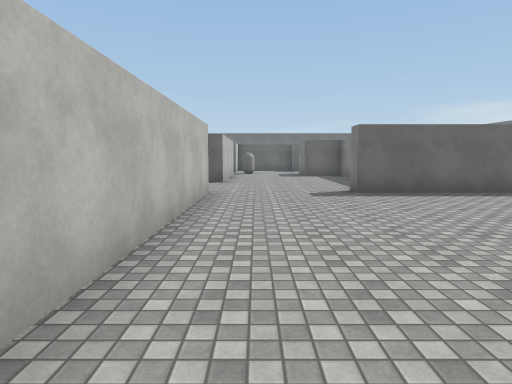
view 1 (above)

19 first-person views from a walk through a scene from a Unity 3-D project. The camera is 1.5 m above the floor, tilts 6° down and sees 75° across. The floor is counted in squares, 2 m on a side. Each view is taken from the middle of a square. On the plan, view 1 faces up. The plan holds only what a view shows up to about 11 squares ahead; the rest is blank. The player character is not drawn. Some animated figures are not drawn. Surface patterns are stand-ins for the level's own textures.

view 2
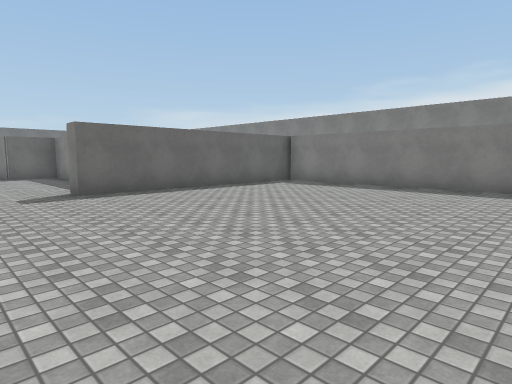

view 3
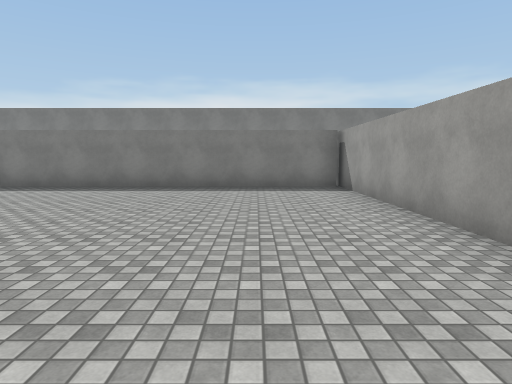

view 4
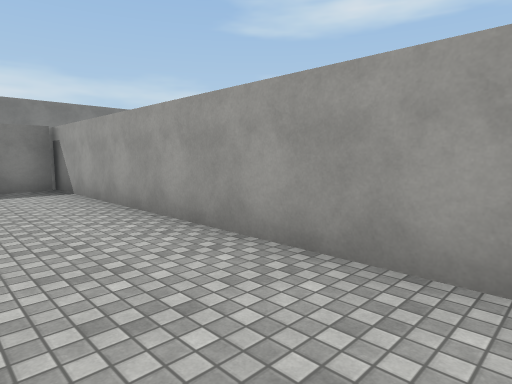

view 5
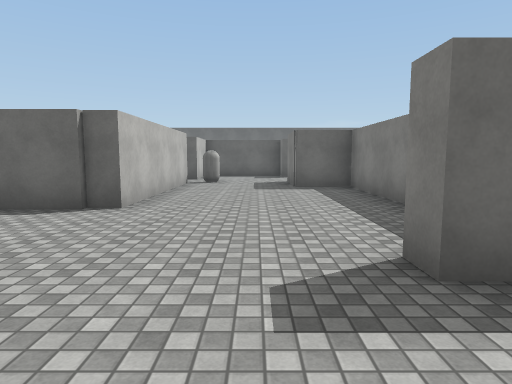

view 6
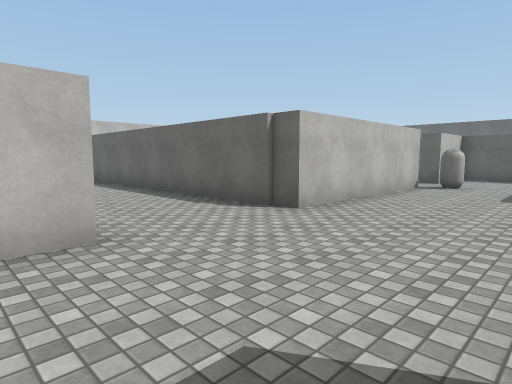

view 7
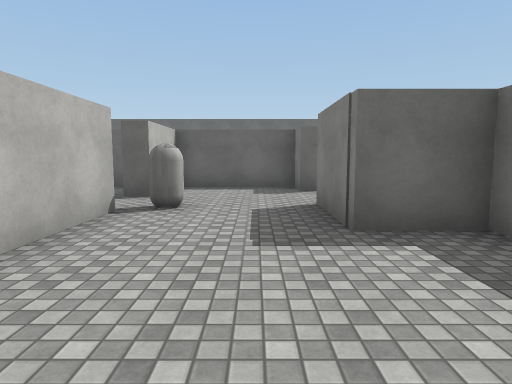

view 8
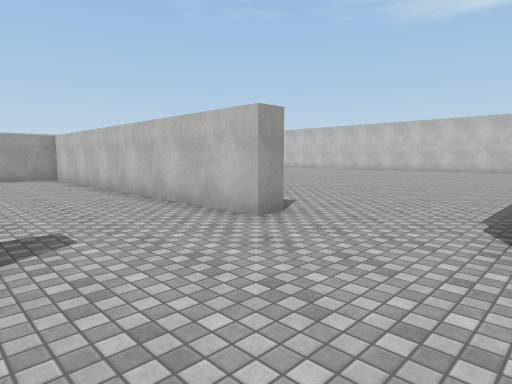

view 9
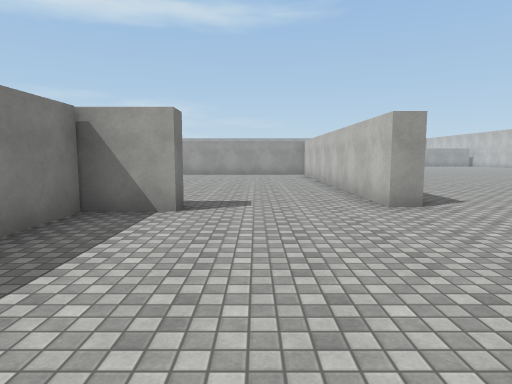

view 10
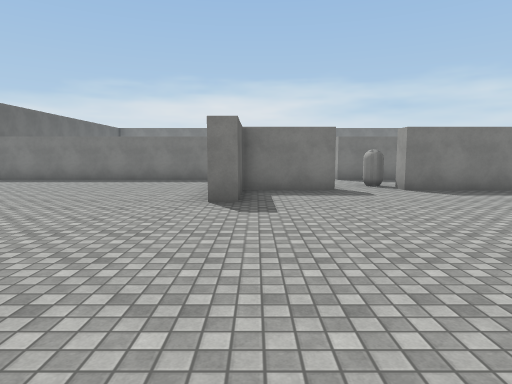

view 11
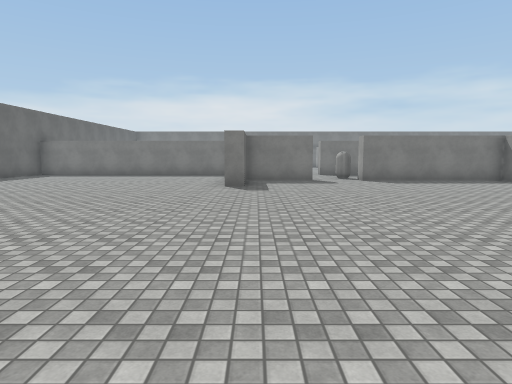

view 12
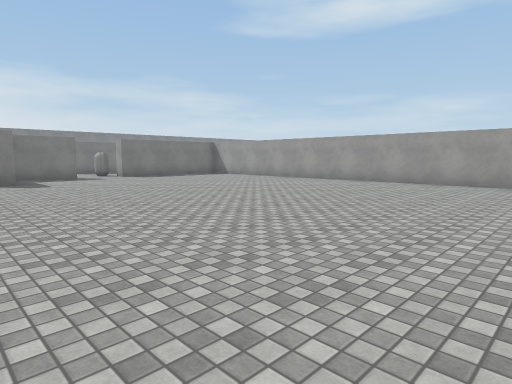

view 13
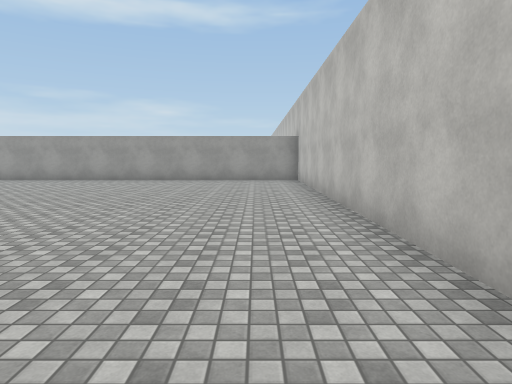

view 14
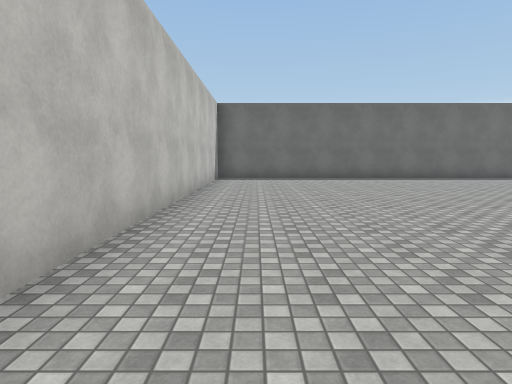

view 15
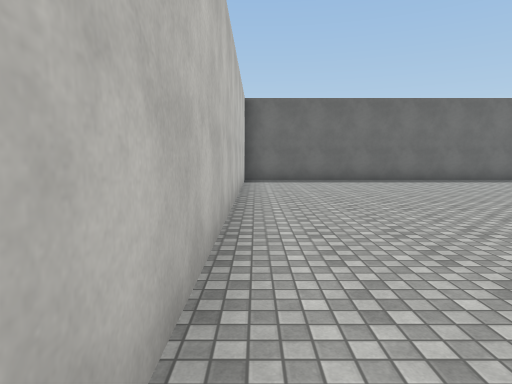

view 16
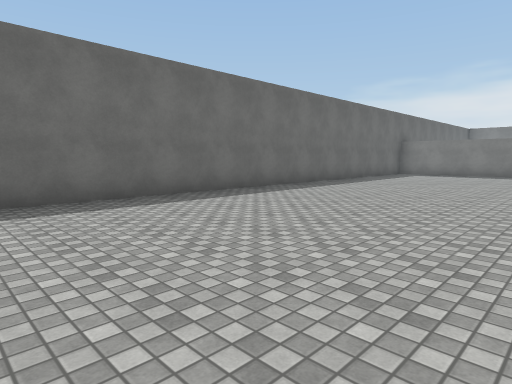

view 17
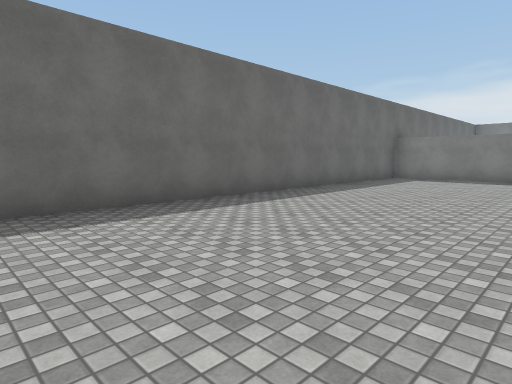

view 18
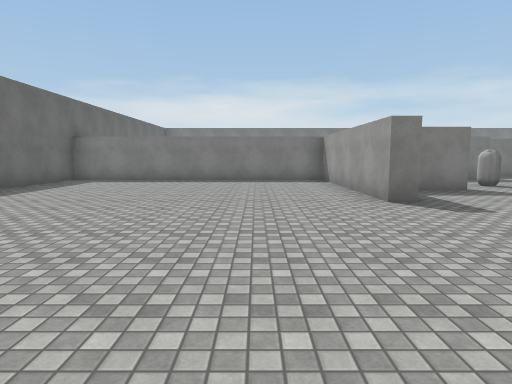

view 19
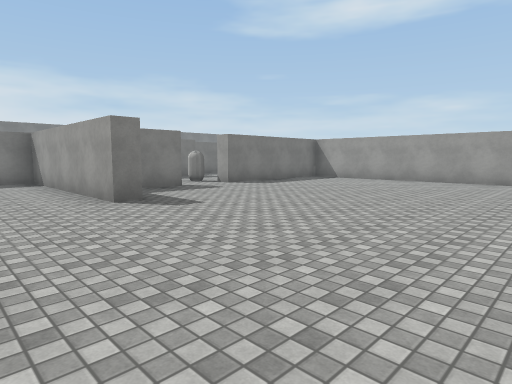

### Floor plan
Points are (right, up) in squares from view 1. A wall is a line through its corners. A room is listed if a view was taken in it or the views show most of it. See-through windows are left out.
Room 1 (views 1, 2, 3, 4, 5, 6, 7, 8, 9)
walls: (-1, 7) (-1, -1.9); (-1.1, -2.2) (9, -2.2); (8.4, -2.1) (8.4, 6.9) (2, 6.9) (2, 7.5) (3.4, 7.5) (3.4, 13.4) (2, 13.4); (-1, 12.4) (-1, 9.8)
ways out: opening at (0.5, 13.5) to room 3; opening at (-1, -2); opening at (-1, 8.5)
Room 2 (views 10, 11, 12, 13, 14, 15, 16, 17, 18, 19)
walls: (-0.9, 16.2) (-1.5, 16.2) (-1.5, 18.3) (-3.5, 18.3) (-3.5, 18.8) (2, 18.8) (2, 27) (-16.4, 27); (-1.5, 10.1) (-1.5, 14.6) (-1, 14.6); (-16.4, 26.2) (-16.4, 10.2) (-4.1, 10.2)
ways out: opening at (-1, 15.5) to room 3
Room 3 (no view inside)
walls: (2, 13.4) (2, 15.4); (-1, 14.6) (-1, 12.4); (2.4, 17.4) (2, 17.4); (2, 18.3) (-0.9, 18.3)
ways out: opening at (0.5, 13.5) to room 1; opening at (-1, 15.5) to room 2; opening at (2, 16.5)
objects: capsule (0, 15)

Positions as (right, up) in squares from view 1, and headings:
1: (0, 0), facing up
2: (0, 0), facing up-right
3: (0, 0), facing right
4: (0, 0), facing down-right
5: (1, 5), facing up
6: (2, 6), facing up-left
7: (1, 10), facing up
8: (2, 10), facing down-left
9: (1, 12), facing down
10: (-9, 18), facing right
11: (-12, 18), facing right
12: (-14, 20), facing down-right
13: (-15, 21), facing down
14: (-15, 15), facing up
15: (-16, 16), facing up
16: (-13, 21), facing up-right
17: (-10, 22), facing up-right
18: (-9, 21), facing right
19: (-9, 21), facing down-right
